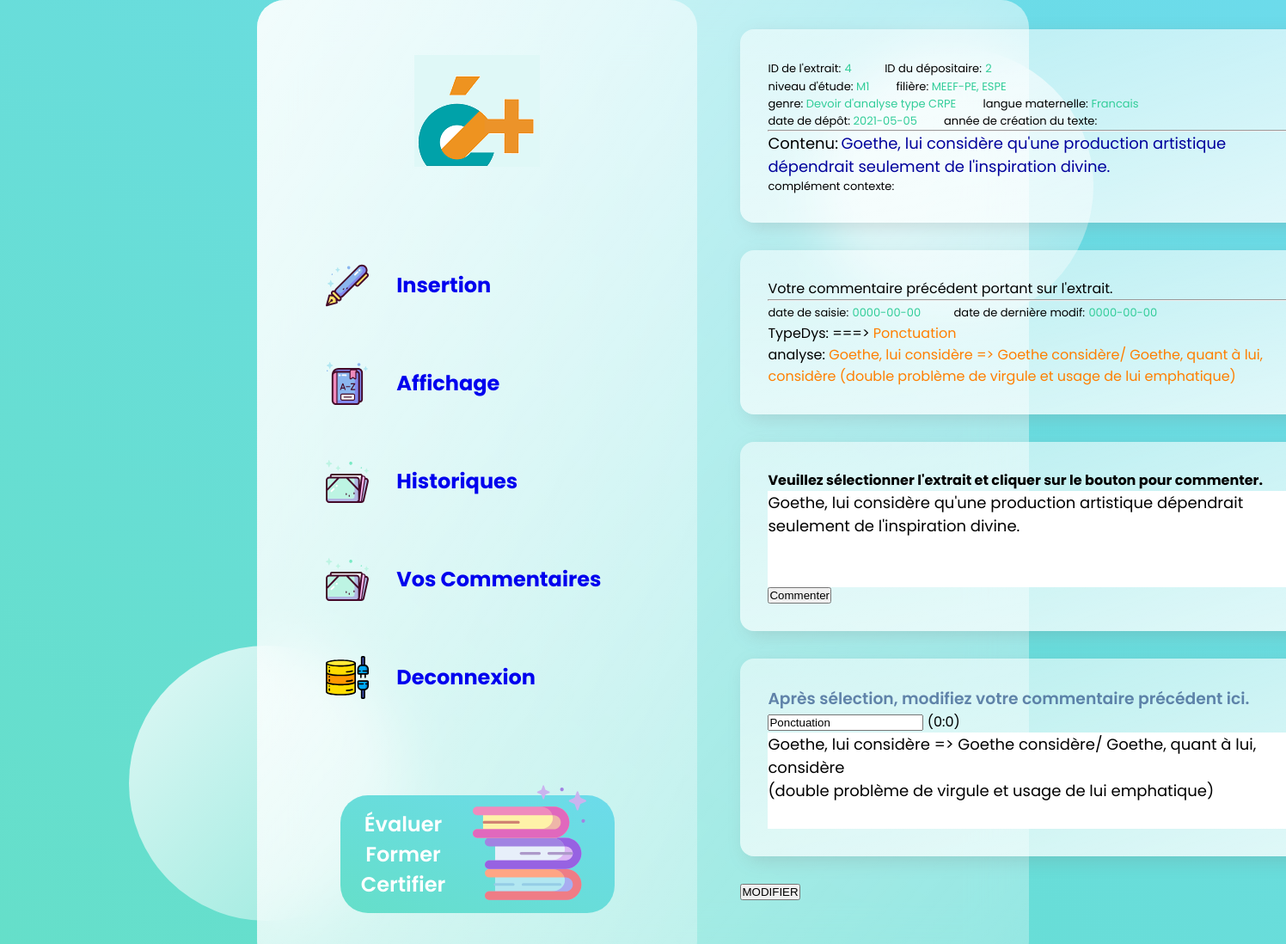
/login/user/editCom/doEdit.php?idComm=6, run on the app's committed database.
### tables this page shows
CREATE TABLE `EXTRAIT` (
  `idExtrait` int(11) NOT NULL,
  `contenu` text,
  `niveau` varchar(10) NOT NULL,
  `filiere` varchar(35) NOT NULL,
  `genre` varchar(35) NOT NULL,
  `langueMat` varchar(20) NOT NULL,
  `complement` text NOT NULL,
  `dateDepot` date NOT NULL,
  `anneeCreation` varchar(4) NOT NULL,
  `depositaire` int(11) NOT NULL
);

CREATE TABLE `COMMENTAIRE` (
  `idComm` int(11) NOT NULL,
  `posDebut` int(11) NOT NULL,
  `posFin` int(11) NOT NULL,
  `redacteur` int(11) NOT NULL,
  `typeDys` varchar(45) NOT NULL,
  `dateSaisie` date NOT NULL,
  `dateModif` date NOT NULL,
  `analyse` text NOT NULL,
  `idExtrait` int(11) NOT NULL
);

### login/DBPDO.class.php (called while the page is built, shortened)
<?php
class DBPDO {
    public $dbh;
    public $dsn;
    function __construct() {
		$this->dsn = 'mysql:host='.DB_HOST.';dbname='.DB_NAME.';charset=utf8';
    }
	public function connect() {
		try {
			$this->dbh = new PDO($this->dsn, DB_USER, DB_PWD);
		} catch (PDOException $e) {
			die('Erreur :'.$e->getMessage());
			echo "Accès impossible à la base ! <br/>\n";
		}
	}
	public function selectAll1($sql)
	{
		try {
			$stmt = $this->dbh->prepare($sql);
			$stmt->execute();
			return $stmt->fetchAll(PDO::FETCH_ASSOC);
		} catch (PDOException $e) {
			printf("Erreur d'affichage: %s\n", $e->getMessage());
		}
	}
}
$pdo = new DBPDO;
?>

### login/user/editCom/doEdit.php (the view, shortened to what this page needs)
<html>
    <head>
		<link rel="stylesheet" href="../../user/style.css" />
    </head>
    <body>
	<main>
		<section class="glass">
		  <div class="dashboard">
		    <div class="user">
		      <img src="../../user/images/avatar.png" alt="" />
		    </div>
		    <div class="links">
		      <div class="link">
						<img src="../../user/images/insertion.svg" width="50px" height="50px" alt="">
		        <a href="../../soumettre/insertionExtrait.php"><h2>Insertion</h2></a>
		      </div>
		      <div class="link">
					  <img src="../../user/images/affichage.svg" width="50px" height="50px" alt="">
		        <a href="../../affichage/affichage1.php"><h2>Affichage</h2></a>
		      </div>
		      <div class="link">
					  <img src="../../user/images/historique.svg" width="50px" height="50px" alt="">
		        <a href="../../user/index.php"><h2>Historiques</h2></a>
		      </div>
			 <div class="link">
					 <img src="../images/historique.svg" width="50px" height="50px" alt="">
			    <a href="edit.php"><h2>Vos&nbsp;Commentaires</h2></a>
			  </div>
		      <div class="link">
					  <img src="../../user/images/deconnexion.svg" width="50px" height="50px" alt="">
		        <a href="../../deconnexion.php"><h2>Deconnexion</h2></a>
		      </div>
		    </div>
		    <div class="pro">
		      <h2>Évaluer Former Certifier</h2>
		      <img src="../../user/images/book.svg" width="42%" height="110%" alt="" />
		    </div>
		  </div>
		<?php
			include("../../DBPDO.class.php");
			$resComm=$pdo -> selectAll1("SELECT * FROM COMMENTAIRE WHERE idComm = {$_GET['idComm']}" );
		?>
		<div class="games">
			<div class="cards" style="margin-left: -30px;">
				<div class="card">
					<div class="comp1">
						<?php
							if($resComm){
								$res=$pdo -> selectAll1("SELECT * FROM EXTRAIT WHERE idExtrait = {$resComm[0]["idExtrait"]}" );
								foreach($res as $row){
									$espace = "&nbsp;&nbsp;&nbsp;&nbsp;&nbsp;&nbsp;&nbsp;&nbsp;&nbsp;";
									echo "<span style='font-size:13px;'>ID de l'extrait:</span> <span style='color:32CD99;font-size:13px;'>{$row['idExtrait']}</span>{$espace}";
									echo "<span style='font-size:13px;'>ID du dépositaire:</span> <span style='color:32CD99;font-size:13px;'>{$row['depositaire']}</span></br>";
									echo "<span style='font-size:13px;'>niveau d'étude: <span style='color:32CD99;font-size:13px;'>{$row['niveau']}</span>{$espace}";
									echo "<span style='font-size:13px;'>filière:</span> <span style='color:32CD99;font-size:13px;'>{$row['filiere']}</span></br>";
									echo "<span style='font-size:13px;'>genre:</span> <span style='color:32CD99;font-size:13px;'>{$row['genre']}</span>{$espace}";
									echo "<span style='font-size:13px;'>langue maternelle:</span> <span style='color:32CD99;font-size:13px;'>{$row['langueMat']}</span></br>";
									echo "<span style='font-size:13px;'>date de dépôt:</span> <span style='color:32CD99;font-size:13px;'>{$row['dateDepot']}</span>{$espace}";
									echo "<span style='font-size:13px;'>année de création du texte:</span> <span style='color:32CD99;font-size:13px;'>{$row['anneeCreation']}</span></br>";
									echo "<hr/>";
									echo "<span style='font-size:18px;'>Contenu:</span> <span style='color:#00009C;font-size:18px;'>{$row['contenu']}</span></br>";
									echo "complément contexte: <span style='color:#3299CC;'>{$row['complement']}</span>";
								}
							}
							else{
								echo "Aucun commentaire portant sur cette extrait.";
							}
						?>
					</div>
				</div>
				<div class="card">
					<div class="comp1">
						<?php
						if($resComm){
							$espace = "&nbsp;&nbsp;&nbsp;&nbsp;&nbsp;&nbsp;&nbsp;&nbsp;&nbsp;";
							echo "Votre commentaire précédent portant sur l'extrait.";
							echo "<hr/>";
							$str = $res[0]['contenu'];
							foreach($resComm as $rowComm){
								$posDeb = $rowComm['posDebut'];
								$posNum = $rowComm['posFin'] - $posDeb;
								$textSelected = substr($str,$posDeb,$posNum);
								echo "<span style='font-size:13px;'>date de saisie:</span> <span style='color:#32CD99;font-size:13px;'>{$rowComm['dateSaisie']}</span>{$espace}";
								echo "<span style='font-size:13px;'>date de dernière modif:</span> <span style='color:#32CD99;font-size:13px;'>{$rowComm['dateModif']}</span></br>";
								echo "TypeDys: <span style='color:#00009C;'> {$textSelected}</span> ===> <span style='color: #FF7F00;'>{$rowComm['typeDys']} </span></br>";
								echo "analyse: <span style='color:#FF7F00;'>{$rowComm['analyse']}</span></br>";
							}
						}
						else{
							echo "Aucun commentaire portant sur cette extrait.";
						}
						?>
					</div>
				</div>
				<div class="card">
					<section>
						<article>
							<h4 style="white-space:nowrap;">Veuillez sélectionner l'extrait et cliquer sur le bouton pour commenter.</h4>
							<textarea style="border: 0;font-family: inherit;font-size: large; width: 38.75rem; height: 7rem;" id="edition" readonly><?php echo $res[0]['contenu'] ?></textarea>
							<input type="button" value="Commenter" id="ok"/>
						</article>
					</section>
				</div>
				<form id="form" action="edit_a.php">
					<div class="card">
						<article>
							<h3 style="white-space:nowrap;">Après sélection, modifiez votre commentaire précédent ici.</h3>
							<input list="typeDys" maxlength="20" type="text" class="input" name="typeDys" value="<?php echo $rowComm['typeDys'];?>" placeholder="Type de dysfonctionnement" autocomplete="off" />
							<span id="pos"> <?php echo '('.$posDeb.':'.$rowComm['posFin'].')'; ?></span>
							<textarea name="analyse" style="border: 0;font-family: inherit;font-size: large; width: 38.75rem; height: 7rem;" id="comment" placeholder="Entrez votre commentaire ici..."><?php echo $rowComm['analyse']; ?></textarea>
						</article>
					</div>
					<button type = "submit" onclick="docheck(php);">MODIFIER</button>
				</form>
			</div>
		</div>
		</section>
	</main>
	<div class="circle1"></div>
	<div class="circle2"></div>
    </body>
</html>

### login/user/style.css (style rules this page uses)
* { margin: 0; padding: 0; box-sizing: border-box; TEXT-DECORATION:none }
h3 { color: #426696; font-weight: 600; opacity: 0.8; }
main { font-family: "Poppins", sans-serif; min-height: 100vh; background: linear-gradient(to right top, #65dfc9, #6cdbeb); display: flex; align-items: center; justify-content: center; }
.glass { background: white; min-height: 80vh; width: 60%; background: linear-gradient( to right bottom, rgba(255, 255, 255, 0.7), rgba(255, 255, 255, 0.3) ); border-radius: 2rem; z-index: 2; backdrop-filter: blur(2rem); display: flex; }
.circle1, .circle2 { background: white; background: linear-gradient( to right bottom, rgba(255, 255, 255, 0.8), rgba(255, 255, 255, 0.3) ); height: 20rem; width: 20rem; position: absolute; border-radius: 50%; }
.circle1 { top: 5%; right: 15%; }
.circle2 { bottom: 5%; left: 10%; }
.dashboard { flex: 1; display: flex; flex-direction: column; align-items: center; justify-content: space-evenly; text-align: center; background: linear-gradient( to right bottom, rgba(255, 255, 255, 0.7), rgba(255, 255, 255, 0.3) ); border-radius: 2rem; }
.link { display: flex; margin: 2rem 0rem; padding: 1rem 5rem; align-items: center; }
.link h2 { padding: 0rem 2rem; }
.games { flex: 2; }
.pro { background: linear-gradient(to right top, #65dfc9, #6cdbeb); border-radius: 2rem; color: white; padding: 1rem; position: relative; }
.pro img { position: absolute; top: -15%; right: 10%; }
.pro h2 { width: 40%; color: white; font-weight: 600; }
.games { margin: 5rem; display: flex; flex-direction: column; justify-content: space-evenly; }
.card { display: flex; background: linear-gradient( to left top, rgba(255, 255, 255, 0.8), rgba(255, 255, 255, 0.5) ); border-radius: 1rem; margin: 2rem 0rem; padding: 2rem; box-shadow: 6px 6px 20px rgba(122, 122, 122, 0.212); justify-content: space-between; }
textarea { border : solid 1px; }
section { display : flex; }
article { width : 45%; }
#edition { width : 45%; }

### login/user/editCom/doEdit.php (style rules this page uses)
a { TEXT-DECORATION:none }
.cards,.status { margin-top: -12%; }

### data on the page
extrait: idExtrait "4", depositaire "2", niveau "M1", filiere "MEEF-PE, ESPE", genre "Devoir d'analyse type CRPE", langueMat "Francais", dateDepot "2021-05-05", contenu "Goethe, lui considère qu'une production artistique dépendrait seulement de l'inspiration divine."
commentaire: dateSaisie "0000-00-00", dateModif "0000-00-00", typeDys "Ponctuation", analyse "Goethe, lui considère => Goethe considère/ Goethe, quant à lui, considère (double problème de virgule et usage de lui emphatique)", posDebut "0", posFin "0"
